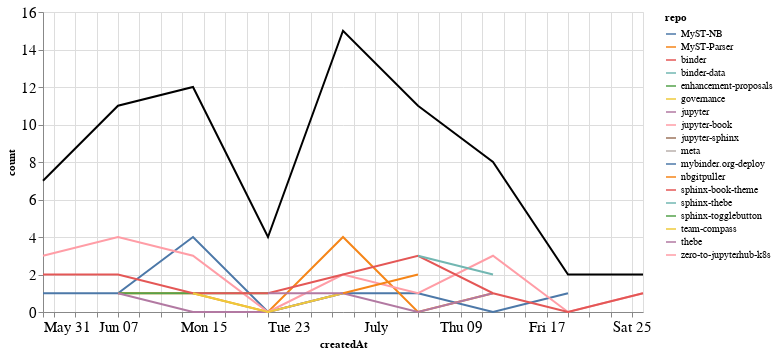

The cell this chart's notebook holds for it:
### Markdown cell above
## PRs

### Code cell
prs_time = prs.groupby('repo').resample('W', on='createdAt').count()['author'].reset_index()
prs_time = prs_time.rename(columns={'author': 'count'})
prs_time_total = prs_time.groupby('createdAt').agg({"count": "sum"}).reset_index()

ch1 = alt.Chart(prs_time, width=600).mark_line().encode(
    x='createdAt',
    y='count',
    color='repo',
    tooltip="repo"
)

ch2 = alt.Chart(prs_time_total, width=600).mark_line(color="black").encode(
    x='createdAt',
    y='count',
)

ch1 + ch2

### Figure 1 — Vega-Lite specification as saved in the notebook (floating-point values rounded to 4 significant figures)
{"config": {"axisLeft": {"labelFontSize": 15}, "axisBottom": {"labelFontSize": 15}}, "layer": [{"data": {"name": "data-2923a33b94982b38f53a054c80404c3b"}, "mark": "line", "encoding": {"color": {"type": "nominal", "field": "repo"}, "tooltip": {"type": "nominal", "field": "repo"}, "x": {"type": "temporal", "field": "createdAt"}, "y": {"type": "quantitative", "field": "count"}}, "width": 600}, {"data": {"name": "data-3c9216f8201a7c7cd740ed4816d863fd"}, "mark": {"type": "line", "color": "black"}, "encoding": {"x": {"type": "temporal", "field": "createdAt"}, "y": {"type": "quantitative", "field": "count"}}, "width": 600}], "$schema": "https://vega.github.io/schema/vega-lite/v4.8.1.json", "datasets": {"data-2923a33b94982b38f53a054c80404c3b": [{"repo": "MyST-NB", "createdAt": "2020-05-31T00:00:00", "count": 1}, {"repo": "MyST-NB", "createdAt": "2020-06-07T00:00:00", "count": 1}, {"repo": "MyST-NB", "createdAt": "2020-06-14T00:00:00", "count": 4}, {"repo": "MyST-NB", "createdAt": "2020-06-21T00:00:00", "count": 0}, {"repo": "MyST-NB", "createdAt": "2020-06-28T00:00:00", "count": 1}, {"repo": "MyST-NB", "createdAt": "2020-07-05T00:00:00", "count": 1}, {"repo": "MyST-NB", "createdAt": "2020-07-12T00:00:00", "count": 0}, {"repo": "MyST-NB", "createdAt": "2020-07-19T00:00:00", "count": 1}, {"repo": "MyST-Parser", "createdAt": "2020-06-07T00:00:00", "count": 1}, {"repo": "MyST-Parser", "createdAt": "2020-06-14T00:00:00", "count": 1}, {"repo": "MyST-Parser", "createdAt": "2020-06-21T00:00:00", "count": 0}, {"repo": "MyST-Parser", "createdAt": "2020-06-28T00:00:00", "count": 4}, {"repo": "MyST-Parser", "createdAt": "2020-07-05T00:00:00", "count": 0}, {"repo": "MyST-Parser", "createdAt": "2020-07-12T00:00:00", "count": 1}, {"repo": "binder", "createdAt": "2020-06-28T00:00:00", "count": 1}, {"repo": "binder-data", "createdAt": "2020-06-21T00:00:00", "count": 1}, {"repo": "enhancement-proposals", "createdAt": "2020-06-07T00:00:00", "count": 1}, {"repo": "enhancement-proposals", "createdAt": "2020-06-14T00:00:00", "count": 1}, {"repo": "enhancement-proposals", "createdAt": "2020-06-21T00:00:00", "count": 1}, {"repo": "governance", "createdAt": "2020-05-31T00:00:00", "count": 1}, {"repo": "jupyter", "createdAt": "2020-06-07T00:00:00", "count": 1}, {"repo": "jupyter", "createdAt": "2020-06-14T00:00:00", "count": 0}, {"repo": "jupyter", "createdAt": "2020-06-21T00:00:00", "count": 0}, {"repo": "jupyter", "createdAt": "2020-06-28T00:00:00", "count": 1}, {"repo": "jupyter", "createdAt": "2020-07-05T00:00:00", "count": 0}, {"repo": "jupyter", "createdAt": "2020-07-12T00:00:00", "count": 1}, {"repo": "jupyter-book", "createdAt": "2020-05-31T00:00:00", "count": 3}, {"repo": "jupyter-book", "createdAt": "2020-06-07T00:00:00", "count": 4}, {"repo": "jupyter-book", "createdAt": "2020-06-14T00:00:00", "count": 3}, {"repo": "jupyter-book", "createdAt": "2020-06-21T00:00:00", "count": 0}, {"repo": "jupyter-book", "createdAt": "2020-06-28T00:00:00", "count": 2}, {"repo": "jupyter-book", "createdAt": "2020-07-05T00:00:00", "count": 1}, {"repo": "jupyter-book", "createdAt": "2020-07-12T00:00:00", "count": 3}, {"repo": "jupyter-book", "createdAt": "2020-07-19T00:00:00", "count": 0}, {"repo": "jupyter-book", "createdAt": "2020-07-26T00:00:00", "count": 1}, {"repo": "jupyter-sphinx", "createdAt": "2020-06-28T00:00:00", "count": 1}, {"repo": "meta", "createdAt": "2020-06-07T00:00:00", "count": 1}, {"repo": "mybinder.org-deploy", "createdAt": "2020-07-19T00:00:00", "count": 1}, {"repo": "nbgitpuller", "createdAt": "2020-06-28T00:00:00", "count": 1}, {"repo": "nbgitpuller", "createdAt": "2020-07-05T00:00:00", "count": 2}, {"repo": "sphinx-book-theme", "createdAt": "2020-05-31T00:00:00", "count": 2}, {"repo": "sphinx-book-theme", "createdAt": "2020-06-07T00:00:00", "count": 2}, {"repo": "sphinx-book-theme", "createdAt": "2020-06-14T00:00:00", "count": 1}, {"repo": "sphinx-book-theme", "createdAt": "2020-06-21T00:00:00", "count": 1}, {"repo": "sphinx-book-theme", "createdAt": "2020-06-28T00:00:00", "count": 2}, {"repo": "sphinx-book-theme", "createdAt": "2020-07-05T00:00:00", "count": 3}, {"repo": "sphinx-book-theme", "createdAt": "2020-07-12T00:00:00", "count": 1}, {"repo": "sphinx-book-theme", "createdAt": "2020-07-19T00:00:00", "count": 0}, {"repo": "sphinx-book-theme", "createdAt": "2020-07-26T00:00:00", "count": 1}, {"repo": "sphinx-thebe", "createdAt": "2020-07-05T00:00:00", "count": 3}, {"repo": "sphinx-thebe", "createdAt": "2020-07-12T00:00:00", "count": 2}, {"repo": "sphinx-togglebutton", "createdAt": "2020-06-14T00:00:00", "count": 1}, {"repo": "team-compass", "createdAt": "2020-06-14T00:00:00", "count": 1}, {"repo": "team-compass", "createdAt": "2020-06-21T00:00:00", "count": 0}, {"repo": "team-compass", "createdAt": "2020-06-28T00:00:00", "count": 1}, {"repo": "thebe", "createdAt": "2020-06-21T00:00:00", "count": 1}, {"repo": "thebe", "createdAt": "2020-06-28T00:00:00", "count": 1}, {"repo": "zero-to-jupyterhub-k8s", "createdAt": "2020-07-05T00:00:00", "count": 1}], "data-3c9216f8201a7c7cd740ed4816d863fd": [{"createdAt": "2020-05-31T00:00:00", "count": 7}, {"createdAt": "2020-06-07T00:00:00", "count": 11}, {"createdAt": "2020-06-14T00:00:00", "count": 12}, {"createdAt": "2020-06-21T00:00:00", "count": 4}, {"createdAt": "2020-06-28T00:00:00", "count": 15}, {"createdAt": "2020-07-05T00:00:00", "count": 11}, {"createdAt": "2020-07-12T00:00:00", "count": 8}, {"createdAt": "2020-07-19T00:00:00", "count": 2}, {"createdAt": "2020-07-26T00:00:00", "count": 2}]}}
